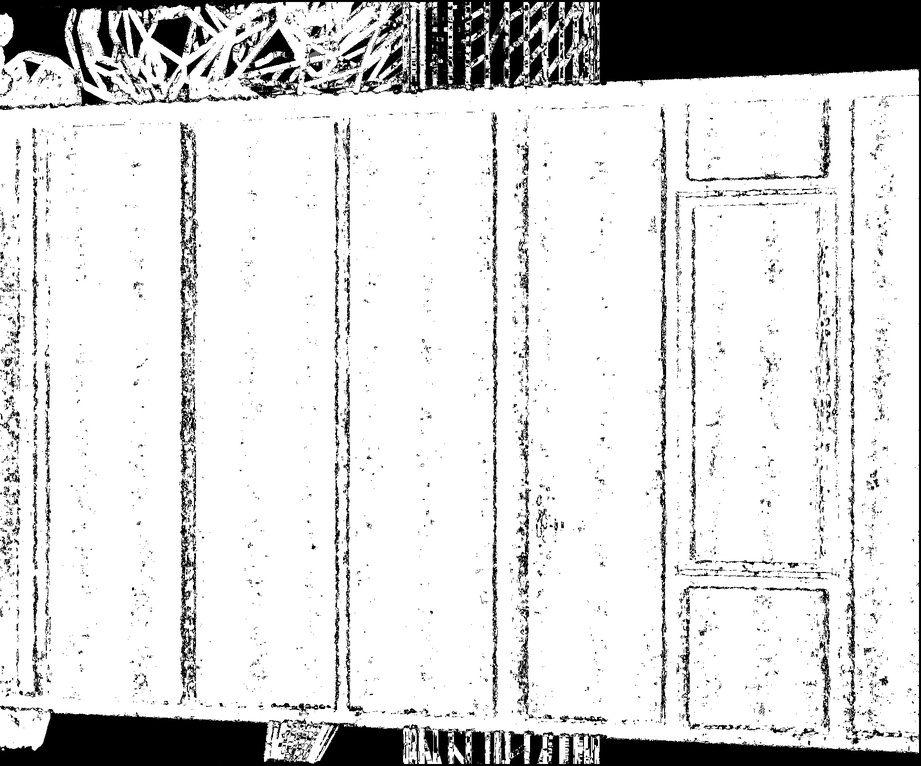
#> input picture feature_detection/depthmap.jpg, 921 x 766 px, shrunk from 1828 x 1520 before the run
$ python opencv_harris.py
#> lines starting #> are read from the running program, lines starting #| are printed output that depends on the picture
import cv2 as cv
import numpy as np
from matplotlib import pyplot as plt

#imports the image
img = cv.imread('depthmap.jpg', 0)
#> img is the input picture: shape (766, 921); min 0, max 255, mean 216.1
#gray = cv.cvtColor(img,cv.COLOR_BGR2GRAY)
gray = np.float32(img)
#time to do corner detection

dst = cv.cornerHarris(gray, 2, 3, 0.04)
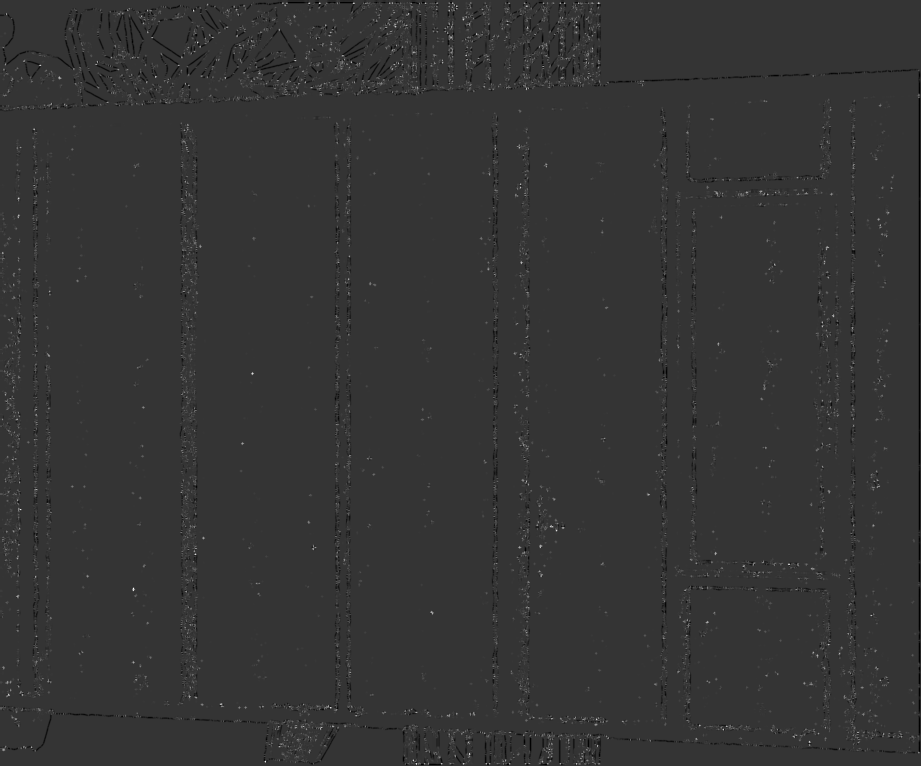
#> dst: shape (766, 921) float32; min -139285584, max 537709056, mean 968996.9; drawn with min black and max white

#dst = cv.dilate(dst, None)

#img[dst>0.01*dst.max()]=[0,0,255]

cv.imwrite("Harris_image.png",dst)
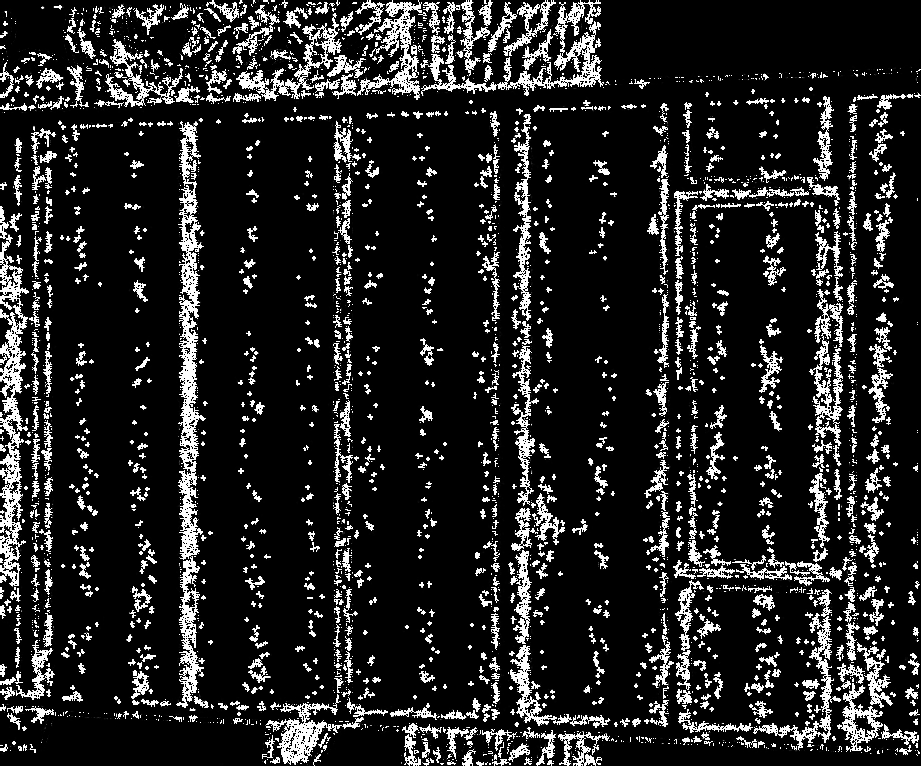
#> saved as Harris_image.png: shape (766, 921); min 0, max 255, mean 36.7
while 1:
    cv.imshow('Fast_image',dst)
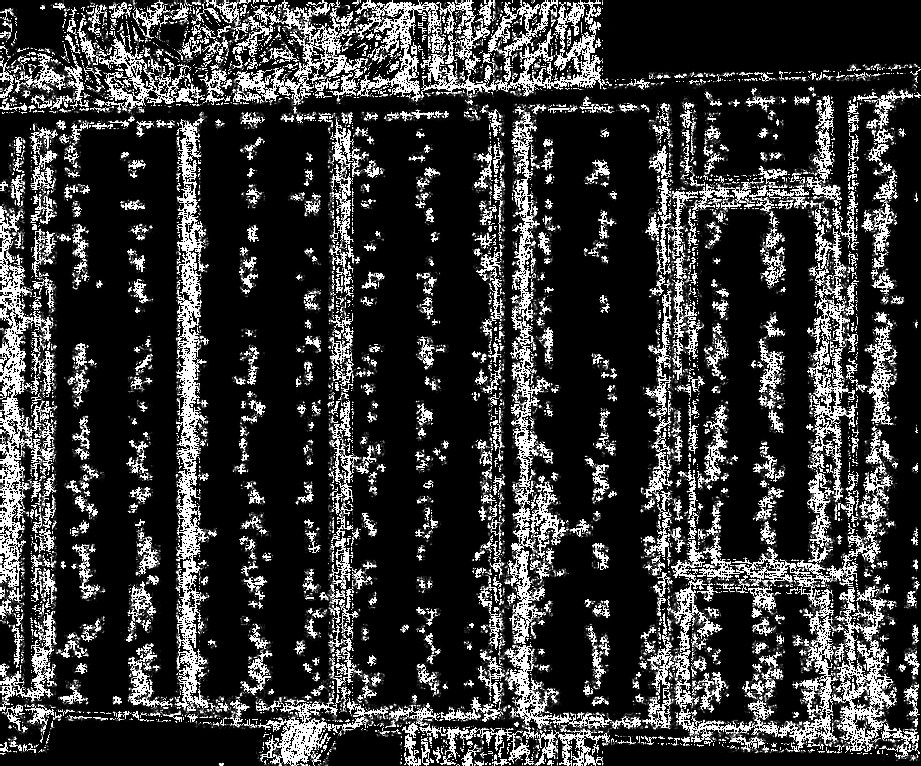
#> window 'Fast_image': shape (766, 921); min 0, max 255, mean 55.3
    if cv.waitKey(1) == 0x1b: #ESC
#> (key Esc is pressed here)
        print('ESC pressed. Exiting ...')
        break

$ run again, with feature_detection/BFmatch_DM1toW1.png saved as feature_detection/depthmap.jpg
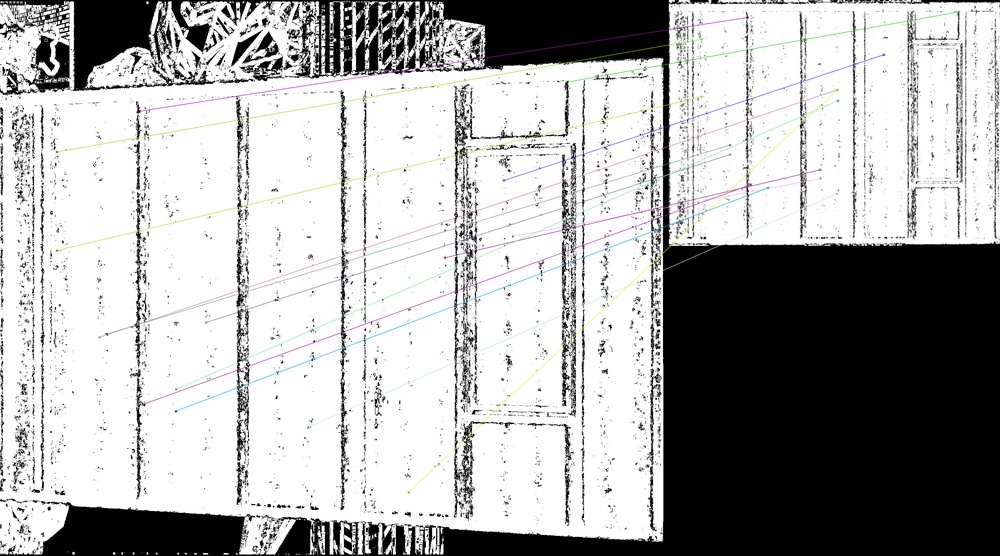
#> input picture feature_detection/BFmatch_DM1toW1.png, 1000 x 556 px, shrunk from 2733 x 1520 before the run
#> `dst = cv.cornerHarris(gray, 2, 3, 0.04)`:
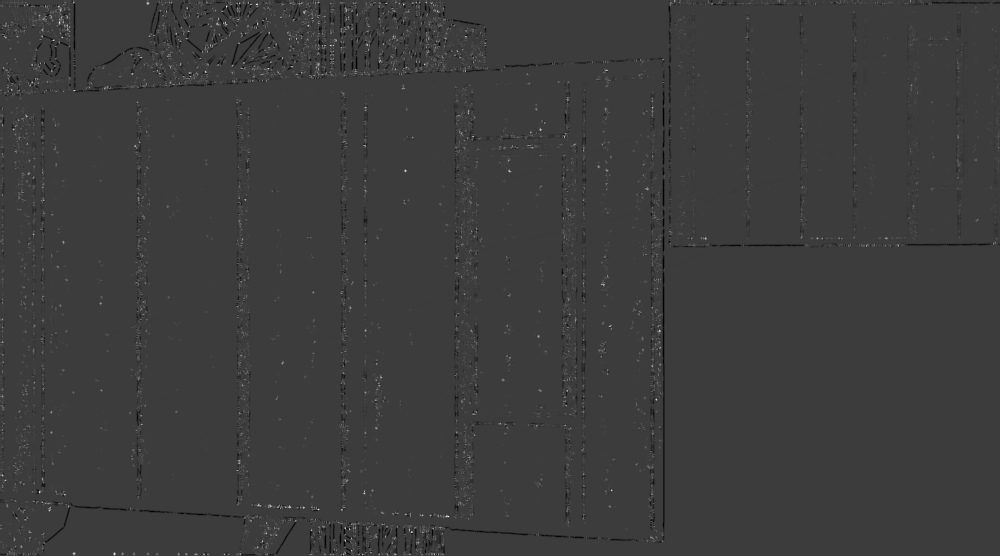
#> dst: shape (556, 1000) float32; min -134439776, max 435284416, mean 636381.6; drawn with min black and max white
#> `cv.imshow('Fast_image',dst)`:
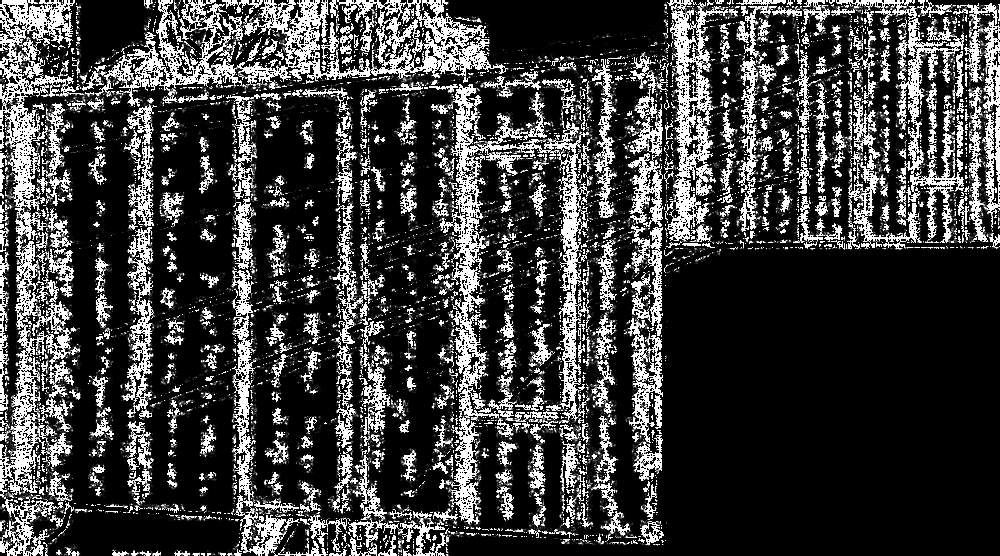
#> window 'Fast_image': shape (556, 1000); min 0, max 255, mean 62.9

$ run again, with feature_detection/BFmatch_DM1toW1TR.png saved as feature_detection/depthmap.jpg
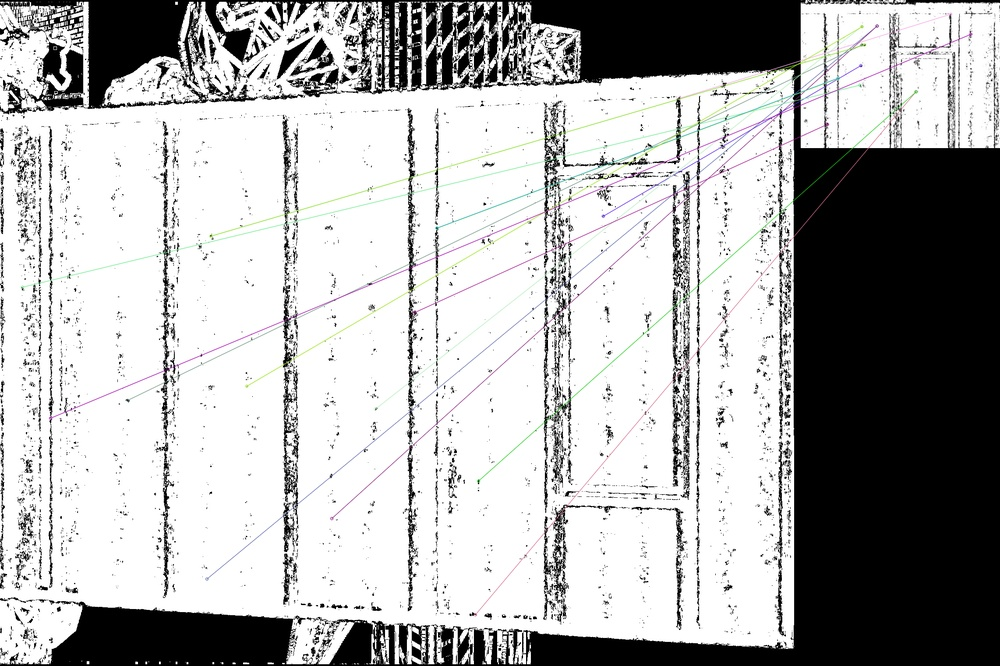
#> input picture feature_detection/BFmatch_DM1toW1TR.png, 1000 x 666 px, shrunk from 2283 x 1520 before the run
#> `dst = cv.cornerHarris(gray, 2, 3, 0.04)`:
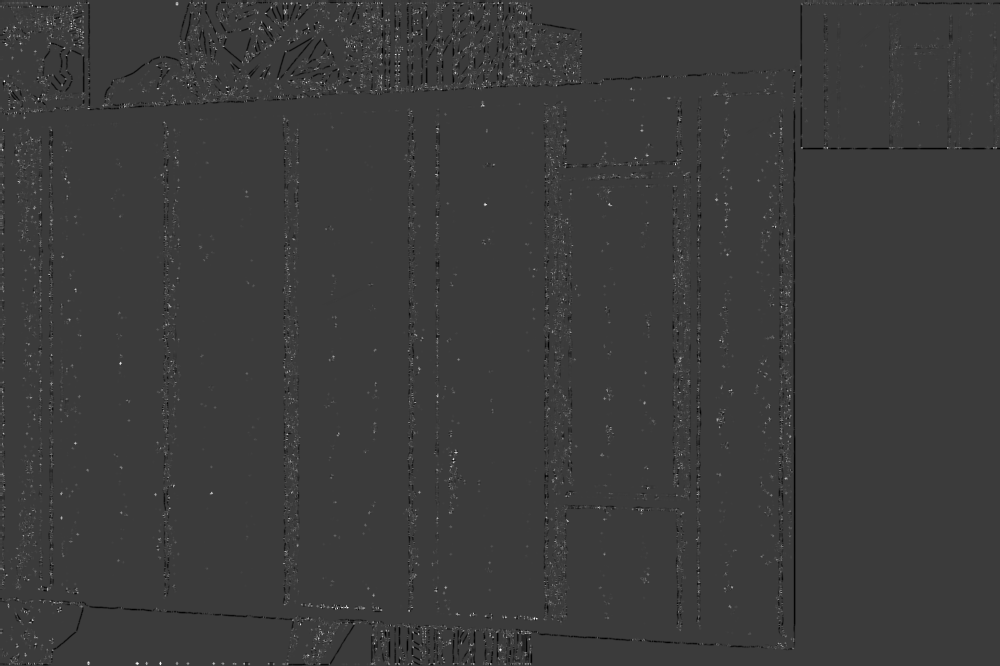
#> dst: shape (666, 1000) float32; min -133417040, max 438062944, mean 951104.5; drawn with min black and max white
#> `cv.imshow('Fast_image',dst)`:
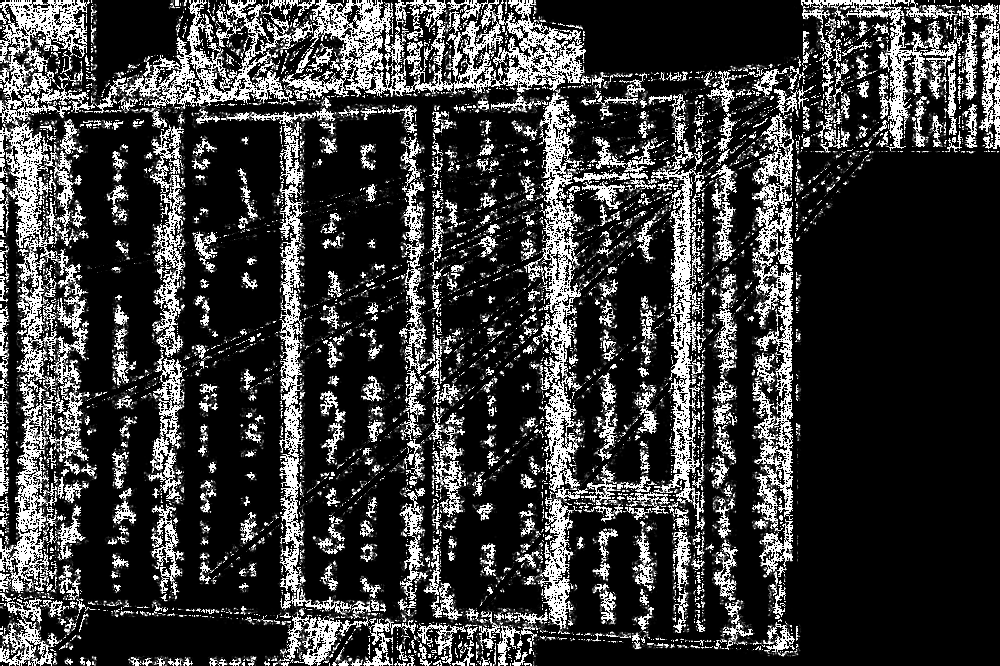
#> window 'Fast_image': shape (666, 1000); min 0, max 255, mean 58
